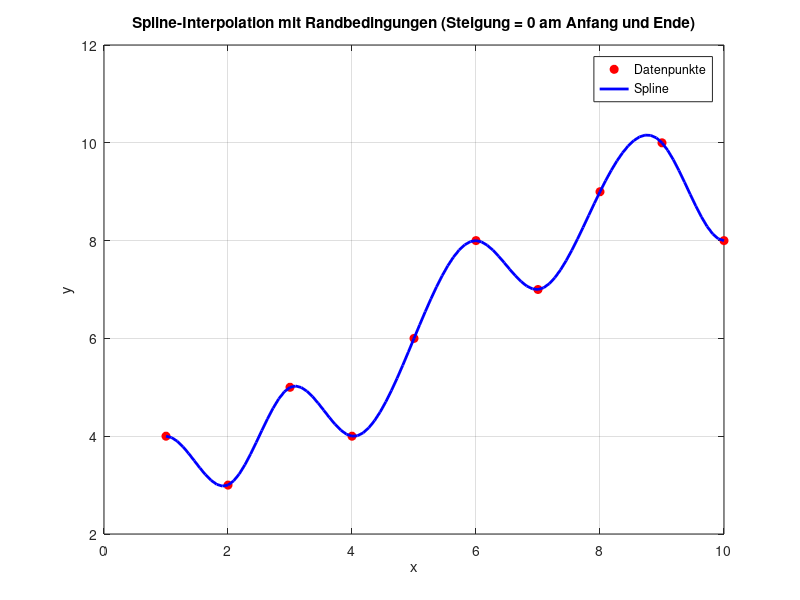

Write the MATLAB code that produced this figure.
% Beispiel-Daten (x, y)
x = [1, 2, 3, 4, 5, 6, 7, 8, 9, 10];
y = [4, 3, 5, 4, 6, 8, 7, 9, 10, 8];  % Beispielhafte y-Werte

% Anzahl der Punkte
n = length(x);

% Berechne den Spline mit den Randbedingungen (Steigung 0 am Anfang und Ende)
% Wir verwenden den "Clamped" Spline, bei dem die Steigung an den Endpunkten gleich 0 ist
pp = spline(x, [0, y, 0]);  % Randbedingungen: Steigung 0 am Anfang und Ende

% Berechne den interpolierten Spline über ein feineres x-Gitter
xx = linspace(min(x), max(x), 100);  % Feinere x-Werte für den Spline
yy = ppval(pp, xx);  % Berechne die y-Werte des Splines

% Visualisierung
figure(3);
plot(x, y, 'ro', 'MarkerFaceColor', 'r');  % Originaldaten
hold on;
plot(xx, yy, 'b-', 'LineWidth', 2);  % Interpolierter Spline
xlabel('x');
ylabel('y');
title('Spline-Interpolation mit Randbedingungen (Steigung = 0 am Anfang und Ende)');
legend('Datenpunkte', 'Spline');
grid on;
